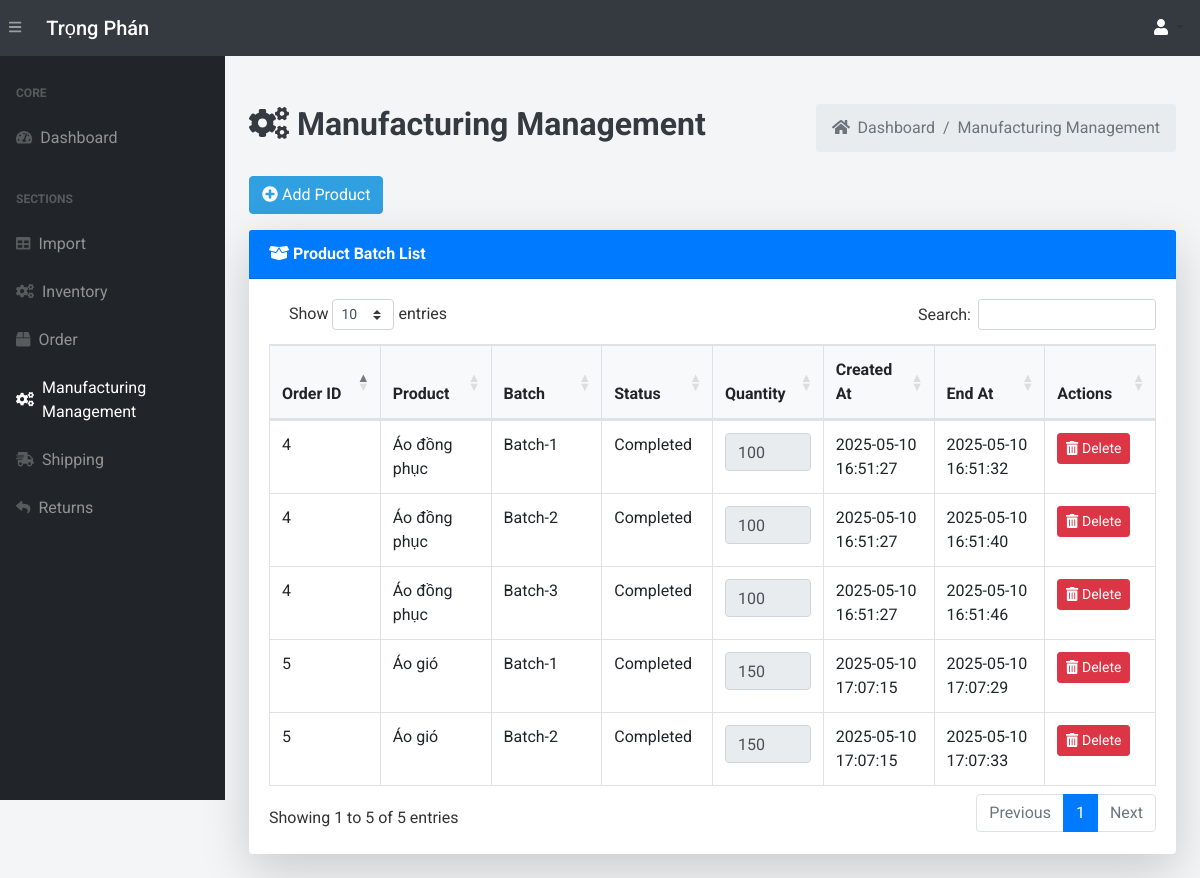
The app's page /view-product-batches/ (signed in) with its own data.
### app.py (models this page shows, shortened)
class ProductBatch(db.Model):
    __tablename__ = 'product_batches'
    batch_id = db.Column(db.Integer, primary_key=True)
    batch_number = db.Column(db.Integer, nullable=False)
    category = db.Column(db.String(100))
    order_detail_id = db.Column(db.Integer, db.ForeignKey('order_details.order_detail_id'))
    order_detail = db.relationship('OrderDetail', backref='product_batches')
    quantity_completed = db.Column(db.Integer, default=0)
    manufacturing_status = db.Column(db.String(50), default='In Production')
    product_condition = db.Column(db.String(50), nullable=True)
    defect_reason = db.Column(db.String(255), nullable=True)
    start_time = db.Column(db.DateTime,default=vietnam_now)  # Thêm trường thời gian bắt đầu
    end_time = db.Column(db.DateTime,default=vietnam_now)
    quantity_to_update=db.Column(db.Integer, default=0)
    inventory = db.relationship('Inventory', secondary=product_batch_materials, backref='product_batches')
    price = db.Column(db.Float)

class OrderDetail(db.Model):
    __tablename__ = 'order_details'
    order_detail_id = db.Column(db.Integer, primary_key=True)
    order_id = db.Column(db.Integer, db.ForeignKey('orders.order_id'))
    product_name = db.Column(db.String(100))
    product_price = db.Column(db.Float)
    quantity = db.Column(db.Integer)
    odstarus=db.Column(db.String(50), default="Processing")
    import_id = db.Column(db.Integer, db.ForeignKey('imports.import_id'))  # Import relation
    import_record = db.relationship('Import', backref='order_details', lazy=True)

### app.py (the view)
@app.route('/view-product-batches/', methods=["GET"])
@login_required
def view_product_batches():
    product_batches = ProductBatch.query.all()
    return render_template('view_product_batches.html', product_batches=product_batches)

### app.py (called while the page is built, shortened)
@login_manager.user_loader
def load_user(user_id):
    return User.query.get(int(user_id))

def add_monthly_data():
    current_year = datetime.now().year
    months = [f"{current_year}-{str(month).zfill(2)}" for month in range(1, 4)]  # Tháng 1 đến tháng 6
    for month in months:
        existing_month_data = db.session.query(Order).filter(Order.order_date.like(f'{month}%')).first()
    db.session.commit()

@app.before_request
def initialize_data():
    add_monthly_data()

### templates/view_product_batches.html (shortened to what this page needs)
{% extends 'base.html' %}
{% block content %}
<main>
    <div class="container-fluid mt-5">
        <div class="d-flex justify-content-between align-items-center mb-4">
            <h1 class="text-dark font-weight-bold" style="font-size: 2rem;">
                <i class="fas fa-cogs"></i> Manufacturing Management
            </h1>
            <ol class="breadcrumb mb-0">
                <li class="breadcrumb-item"><a href="/" class="text-decoration-none text-muted"><i class="fas fa-home mr-1"></i> Dashboard</a></li>
                <li class="breadcrumb-item active">Manufacturing Management</li>
            </ol>
        </div>
        <a href="/add-product-batch/" class="btn btn-add mb-3">
            <i class="fas fa-plus-circle"></i> Add Product
        </a>
        <div class="card shadow-lg border-0 mb-4">
            <div class="card-header bg-primary text-white font-weight-bold">
                <i class="fas fa-box-open"></i> Product Batch List
            </div>
            <div class="card-body">
                <div class="table-responsive">
                    {% if product_batches %}
                        <table class="table table-bordered table-hover" id="dataTable" width="100%" cellspacing="0" style="table-layout: fixed;">
                            <thead class="bg-light">
                                <tr>
                                    <th>Order ID</th>
                                    <th>Product</th>
                                    <th>Batch</th>
                                    <th>Status</th>
                                    <th>Quantity</th>
                                    <th>Created At</th>
                                    <th>End At</th>
                                    <th>Actions</th>
                                </tr>
                            </thead>
                            <tbody>
                                {% for batch in product_batches %}
                                    <tr>
                                        <td>{{ batch.order_detail.order_id }}</td>
                                        <td>{{ batch.order_detail.product_name }}</td>
                                        <td>{{ batch.batch_number }}</td>
                                        <td>{{ batch.manufacturing_status }}</td>
                                        <td>
                                            {% if batch.quantity_completed is none or batch.quantity_completed == 0 %}
                                                <form action="{{ url_for('update_quantity_produced', batch_id=batch.batch_id) }}" method="POST" class="d-flex flex-column align-items-start">
                                                    <input type="number" name="quantity_to_update" placeholder="Enter quantity" class="form-control mb-2" required min="0" value="{{ batch.quantity_completed or 0 }}">
                                                </form>
                                            {% else %}
                                                <input type="number" value="{{ batch.quantity_completed }}" disabled class="form-control">
                                            {% endif %}
                                        </td>
                                        <td>{{ batch.start_time.strftime('%Y-%m-%d %H:%M:%S') if batch.start_time else 'N/A' }}</td>
                                        <td>{{ batch.end_time.strftime('%Y-%m-%d %H:%M:%S') if batch.end_time else 'N/A' }}</td>
                                        <td>
                                            <form action="{{ url_for('delete_product_batch', batch_id=batch.batch_id)}}" method="POST" style="display:inline;">
                                                <button type="submit" class="btn btn-danger btn-sm hover-shadow" onclick="return confirm('Are you sure you want to delete this batch?')">
                                                    <i class="fas fa-trash-alt"></i> Delete
                                                </button>
                                            </form>
                                        </td>
                                    </tr>
                                {% endfor %}
                            </tbody>
                        </table>
                    {% else %}
                        <p>No product batches found.</p>
                    {% endif %}
                </div>
            </div>
        </div>
    </div>
</main>
{% endblock %}

### templates/base.html (style rules this page uses)
body { font-family: 'Roboto', sans-serif; background-color: #f4f5f7; color: #333; }
#dataTable { width: 100% !important; margin-top: 20px; }

### records on screen
ProductBatch: order_detail.order_id "4", order_detail.product_name "Áo đồng phục", batch_number "Batch-1", manufacturing_status "Completed", quantity_completed "100", start_time "2025-05-10 16:51:27", end_time "2025-05-10 16:51:32"
ProductBatch: order_detail.order_id "4", order_detail.product_name "Áo đồng phục", batch_number "Batch-2", manufacturing_status "Completed", quantity_completed "100", start_time "2025-05-10 16:51:27", end_time "2025-05-10 16:51:40"
ProductBatch: order_detail.order_id "4", order_detail.product_name "Áo đồng phục", batch_number "Batch-3", manufacturing_status "Completed", quantity_completed "100", start_time "2025-05-10 16:51:27", end_time "2025-05-10 16:51:46"
ProductBatch: order_detail.order_id "5", order_detail.product_name "Áo gió", batch_number "Batch-1", manufacturing_status "Completed", quantity_completed "150", start_time "2025-05-10 17:07:15", end_time "2025-05-10 17:07:29"
ProductBatch: order_detail.order_id "5", order_detail.product_name "Áo gió", batch_number "Batch-2", manufacturing_status "Completed", quantity_completed "150", start_time "2025-05-10 17:07:15", end_time "2025-05-10 17:07:33"
